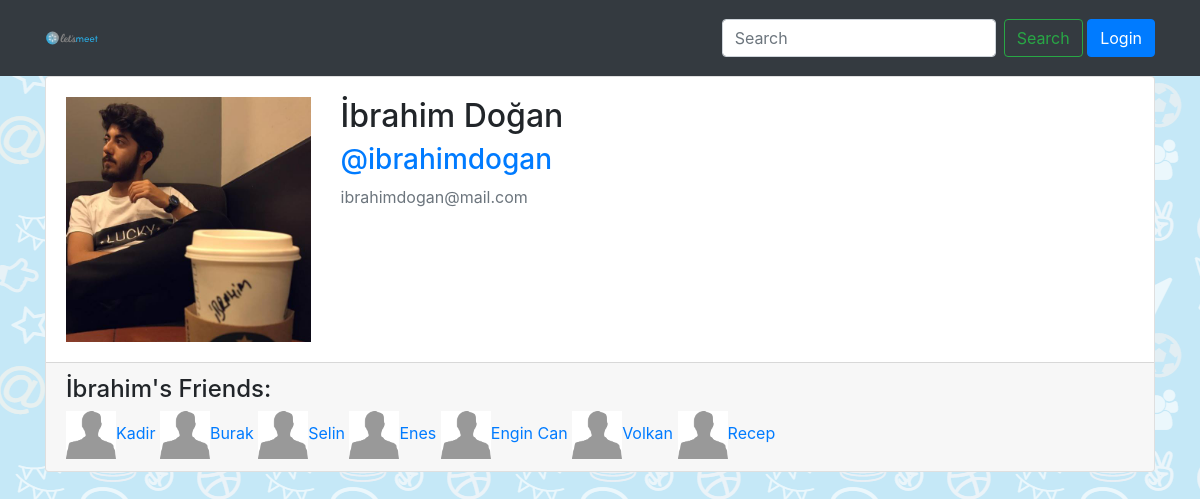
The app's page /ibrahimdogan with its own data.
### main/models.py (models this page shows, shortened)
class Profile(models.Model):
    user = models.OneToOneField(User, on_delete=models.CASCADE)
    first_name = models.CharField(max_length=30, null=True)
    last_name = models.CharField(max_length=30, null=True)
    friends = models.ManyToManyField('self', blank=True)
    image = models.ImageField(default='profile_pics/default.png', upload_to='profile_pics')

### main/views.py (the view, shortened to what this page needs)
# urls.py: path('<slug:username>', views.profile, name='profile'),
def profile(request, username):
    user = get_object_or_404(User, username=username)
    profile = user.profile
    friends = profile.friends.all()
    owner = EventOwner.objects.filter(profile=user.profile)
    context = {'home': 'active', 'User': user, 'friends': friends,
               'name': profile.first_name + " " + profile.last_name}
    return render(request, 'main/profile.html', context)

### main/templates/main/profile.html (shortened to what this page needs)
{% extends 'main/base.html' %}
{% load static %}
{% load event_extras %}
{% block content %}
    <div class="container">
        <div class="card">
            <div class="card-body">
                <div class="row">
                    <div class="col-md-3">
                        <img class="user" width="100%" src="{{ User.profile.image.url }}">
                    </div>
                    <div class="col-md-9">
                        <h2>{{ User.profile.first_name }} {{ User.profile.last_name }}</h2>
                        <a href="{{ User.username }}">
                            <h3>@{{ User.username }}</h3>
                        </a>
                        <p class="text-secondary">{{ User.email }}</p>
                    </div>
                </div>
            </div>
            <div class="card-footer">
                <h4>{{ User.profile.first_name }}'s Friends:</h4>
                {% for friend in friends %}
                    <a href="{{ friend.user.username }}">
                        <img src="{{ friend.image.url }}" width="50px">{{ friend.first_name }}
                    </a>
                {% endfor %}
            </div>
        </div>
        <br>
    </div>
{% endblock %}

### main/templates/main/profile.html (style rules this page uses)
body { background-color: #29abe2; }

### records on screen
Profile: image (placeholder picture), first_name "Kadir"
Profile: image (placeholder picture), first_name "Burak"
Profile: image (placeholder picture), first_name "Selin"
Profile: image (placeholder picture), first_name "Enes"
Profile: image (placeholder picture), first_name "Engin Can"
Profile: image (placeholder picture), first_name "Volkan"
Profile: image (placeholder picture), first_name "Recep"

### other values on screen
{{ User.profile.first_name }} "İbrahim"
{{ User.profile.last_name }} "Doğan"
{{ User.username }} "ibrahimdogan"
{{ User.email }} "ibrahimdogan@mail.com"
